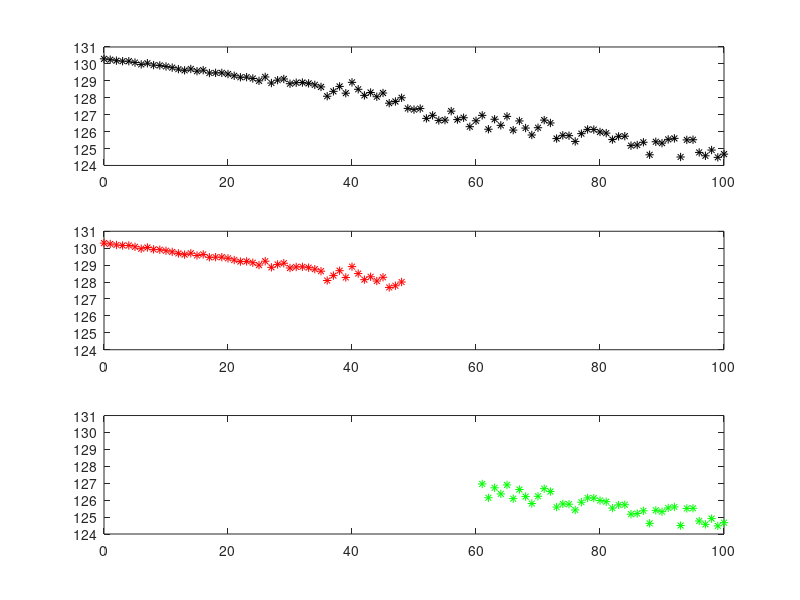
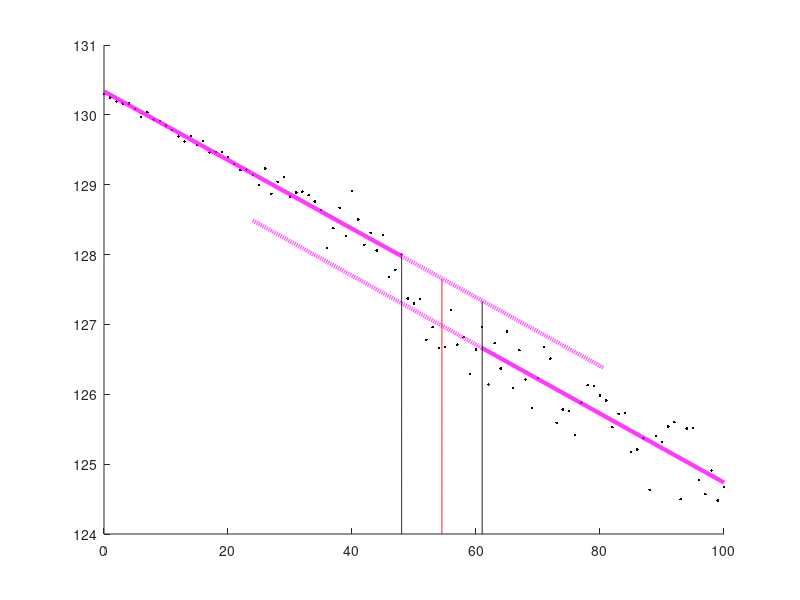

Write MATLAB code to recreate these figures, in order.
clear all; close all;
t = [0	1	2	3	4	5	6	7	8	9	10	11	12	13	14	15	16	17	18	19	20	21	22	23	24	25	26	27	28	29	30	31	32	33	34	35	36	37	38	39	40	41	42	43	44	45	46	47	48	49	50	51	52	53	54	55	56	57	58	59	60	61	62	63	64	65	66	67	68	69	70	71	72	73	74	75	76	77	78	79	80	81	82	83	84	85	86	87	88	89	90	91	92	93	94	95	96	97	98	99	100];
m = [130.3	130.25	130.19	130.16	130.16	130.08	129.97	130.04	129.93	129.91	129.85	129.78	129.69	129.62	129.7	129.57	129.63	129.46	129.47	129.47	129.4	129.3	129.21	129.22	129.14	129	129.23	128.87	129.04	129.11	128.83	128.89	128.9	128.85	128.76	128.64	128.09	128.38	128.67	128.27	128.91	128.5	128.14	128.31	128.06	128.28	127.68	127.78	128	127.37	127.3	127.36	126.78	126.96	126.66	126.68	127.21	126.71	126.82	126.29	126.64	126.96	126.14	126.73	126.37	126.9	126.09	126.63	126.21	125.8	126.23	126.68	126.51	125.59	125.78	125.76	125.42	125.88	126.13	126.12	125.98	125.91	125.53	125.72	125.73	125.17	125.21	125.37	124.63	125.4	125.32	125.54	125.6	124.5	125.51	125.52	124.77	124.57	124.91	124.48	124.67]; 

%%%%%%% Se rellenan los arreglos nuevos con los datos pertenecientes a las dos rectas de interes 
r1tmax = 48; r2tmin = 61; %<----------------------- SELECCIONAR valor maximo para la recta 1 de TIEMPO, y valor minimo para la recta 2 de TIEMPO 
n=find(t==r1tmax); 
x(1) = 0; y(1) = 0; x = t(1:n); y = m(1:n); Ns = length(t);
i=find(t==r2tmin); 
x2 = t(i:Ns); y2 = m(i:Ns);

%%%%%%% Constantes fisicas 
L = 199; m0elem = 6.2; deltam0 = 0.1; deltat = 293-77; deltadeltat = sqrt(2); mmolar = 114.818;

%%%%%%% se realiza ajuste por minimos cuadrados a ambas rectas
N = size(x)(2)
sxy = sum(x.*y);sxx = sum(x.*x);syy = sum(y.*y);sx = sum(x);sy = sum(y);
a1 = (((N)*(sxy))-((sx)*(sy)))/(((N)*(sxx))-((sx)*(sx)))
b1 = (((sxx)*(sy))-((sx)*(sxy)))/(((N)*(sxx))-((sx)*(sx)))
e = (y-((a1*x)+b1)).^2;sei = sum(e);
incertidumbrea=sqrt((sei)/(N-2))*sqrt((N)/(((N)*(sxx))-((sx)*(sx))))
incertidumbreb=sqrt((sei)/(N-2))*sqrt((sxx)/(((N)*(sxx))-((sx)*(sx))))
r = (((N)*(sxy))-((sx)*(sy)))/(sqrt(((N)*(sxx))-((sx)*(sx)))*sqrt(((N)*(syy))-((sy)*(sy))))

N2 = size(x2)(2)
sx2y2 = sum(x2.*y2);sx2x2 = sum(x2.*x2);sy2y2 = sum(y2.*y2);sx2 = sum(x2);sy2 = sum(y2);
a2 = (((N2)*(sx2y2))-((sx2)*(sy2)))/(((N2)*(sx2x2))-((sx2)*(sx2)))
b2 = (((sx2x2)*(sy2))-((sx2)*(sx2y2)))/(((N2)*(sx2x2))-((sx2)*(sx2)))
e2 = (y2-((a2*x2)+b2)).^2;sei2 = sum(e2);
iN2certidumbrea=sqrt((sei2)/(N2-2))*sqrt((N2)/(((N2)*(sx2x2))-((sx2)*(sx2))))
iN2certidumbreb=sqrt((sei2)/(N2-2))*sqrt((sx2x2)/(((N2)*(sx2x2))-((sx2)*(sx2))))
r2 = (((N2)*(sx2y2))-((sx2)*(sy2)))/(sqrt(((N2)*(sx2x2))-((sx2)*(sx2)))*sqrt(((N2)*(sy2y2))-((sy2)*(sy2))))

%%%%%%% Calor especifico y calor especifico molar
tmed= (r2tmin-r1tmax)/2 + r1tmax
deltam = (a1*tmed+b1)-(a2*tmed+b2)
incertidumbredm = sqrt(incertidumbrea^2*tmed^2+incertidumbreb^2+iN2certidumbrea^2*tmed^2+iN2certidumbreb^2)
ceng = (deltam*L)/(m0elem*deltat)
deltaceng = ceng*sqrt((incertidumbredm/deltam)^2+(deltam0/m0elem)^2+(deltadeltat/deltat)^2)
cenmol = ceng*mmolar
deltacenmol = mmolar*deltaceng

%%%%%%% rectas ajuste MMC
xx1=t(1):0.1:t(n); yy1=a1*xx1+b1; xx2=t(n):0.01:((t(Ns)-t(i))/2 + t(i)); yy2=a1*xx2+b1;
xx3=t(n)/2:0.01:t(i); yy3=a2*xx3+b2; xx4=t(i):0.1:t(Ns); yy4=a2*xx4+b2;
yyinf = 124:0.01:(a1*r1tmax+b1); xxinf = r1tmax*ones(1,length(yyinf));
yymed = 124:0.01:(a1*tmed+b1); xxmed = tmed*ones(1,length(yymed));
yysup = 124:0.01:(a1*r2tmin+b1); xxsup = r2tmin*ones(1,length(yysup));

%%%%%%% figuras
figure(1);clf;
subplot(3,1,1)
plot (t,m,'k*')
subplot(3,1,2)
plot (x,y,'r*'); axis([0 100 124 131])   %%%%%%% <----------- SELECCIONAR rangos que concuerden con la primer grafica subplot(3,1,1)
subplot(3,1,3)
plot (x2,y2,'g*'); axis([0 100 124 131]) %%%%%%% <----------- SELECCIONAR rangos que concuerden con la primer grafica subplot(3,1,1)

figure(2);clf;
hold on;
plot(t,m,'k.',xx1,yy1,'m-','linewidth',3,xx2,yy2,'m--','linewidth',3,xx3,yy3,'m--','linewidth',3,xx4,yy4,'m-','linewidth',3)
plot(xxinf,yyinf,'k',xxmed,yymed,'r',xxsup,yysup,'k')
hold off;
